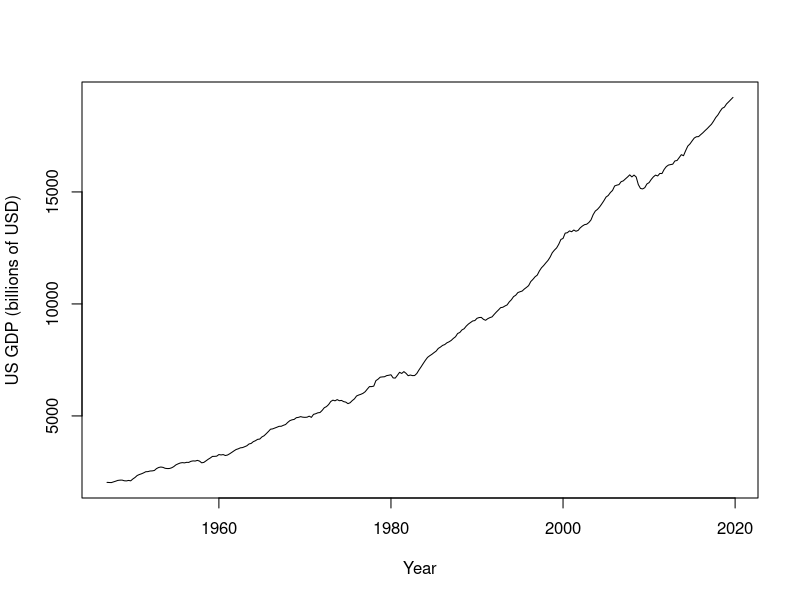
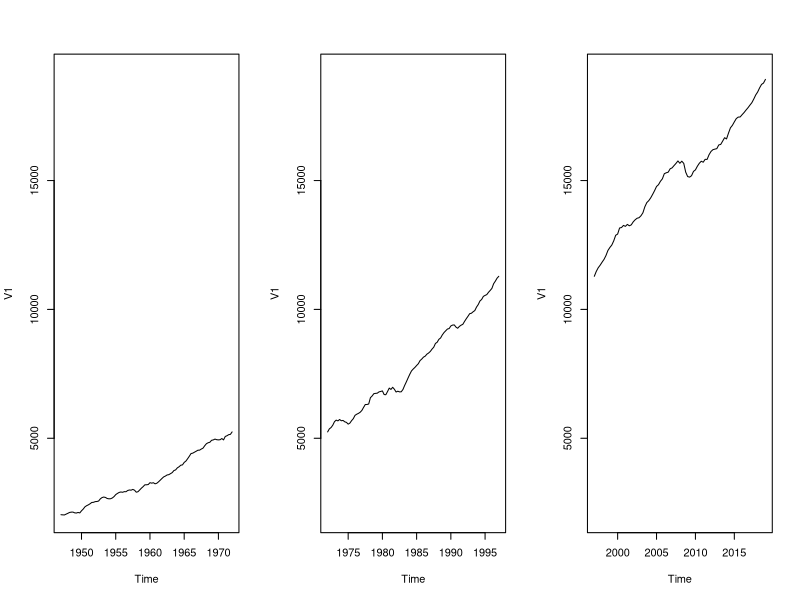
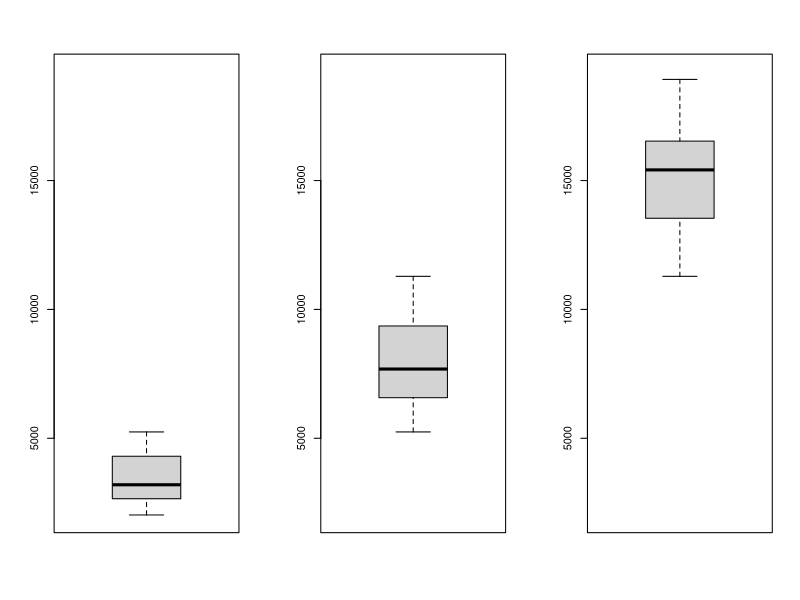
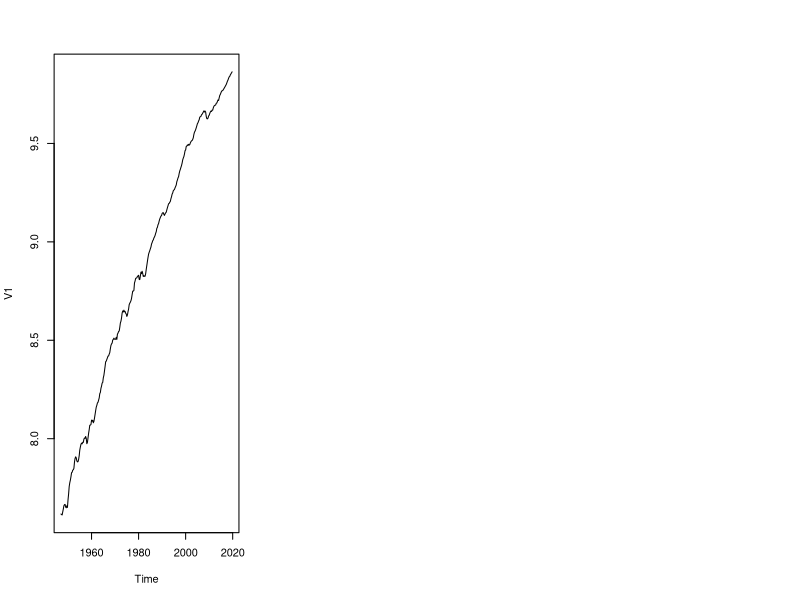
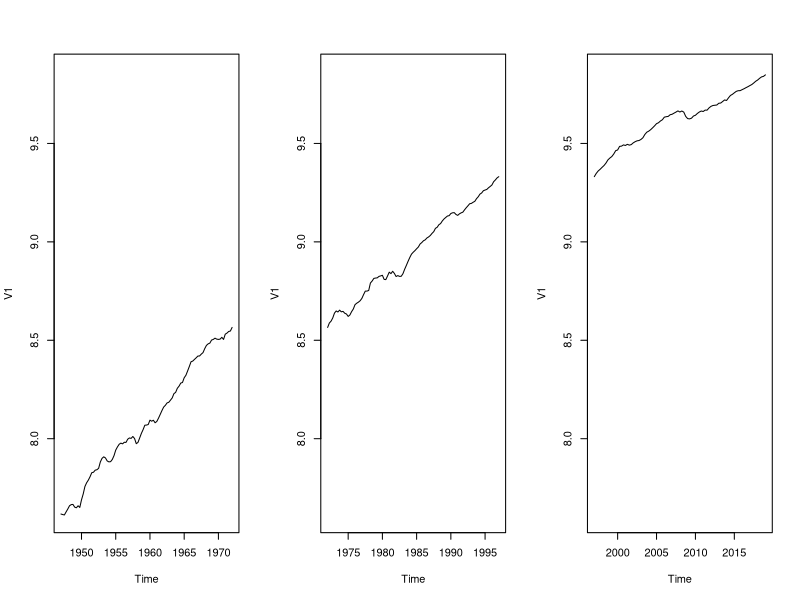
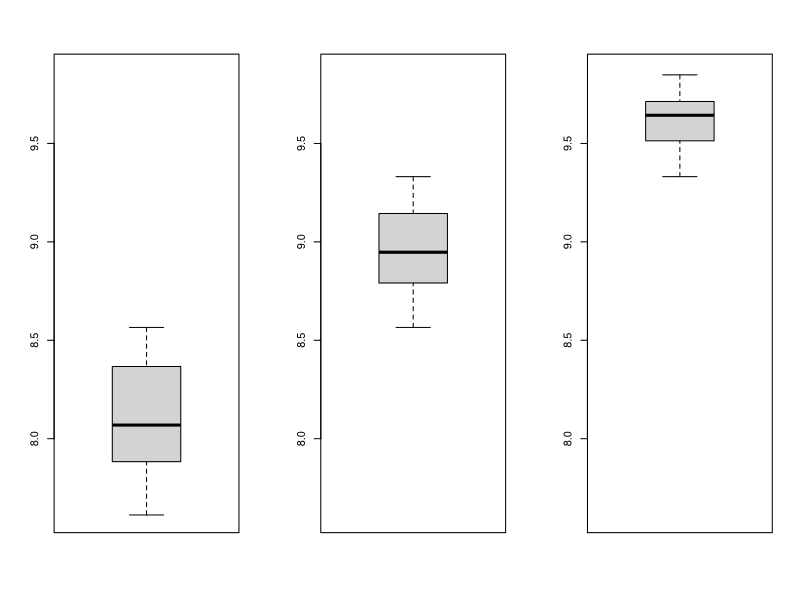
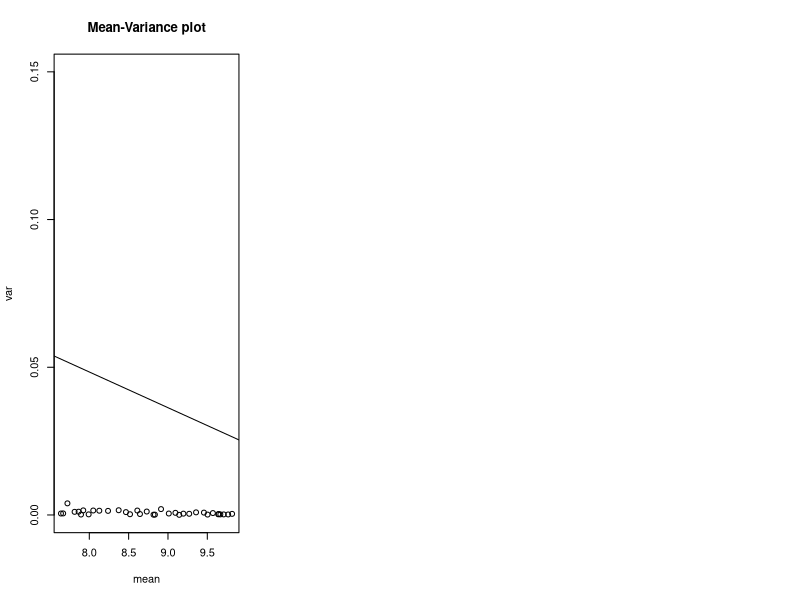
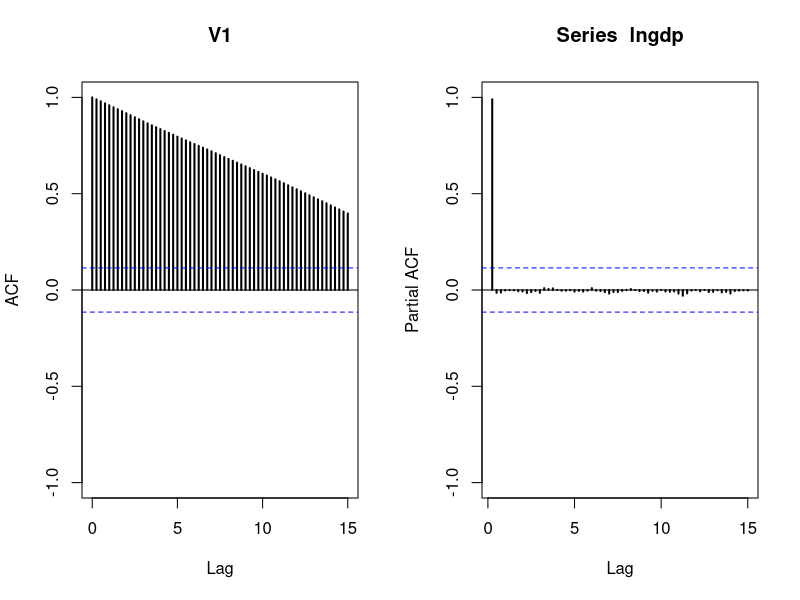

These figures' R source, in order:
## ---- chunk 1
gdpusa <- ts(read.table("GDPUSA.dat"), start = 1947, freq = 4)
gdpusa
## ---- chunk 2
plot(gdpusa, xlab = "Year", ylab = "US GDP (billions of USD)")
## ---- chunk 3
win1 <- window(gdpusa, start = 1947, end = 1972)
win2 <- window(gdpusa, start = 1972, end = 1997)
win3 <- window(gdpusa, start = 1997, end = 2019)

par(mfrow = c(1, 3))
plot(win1, ylim = c(min(gdpusa), max(gdpusa)))
plot(win2, ylim = c(min(gdpusa), max(gdpusa)))
plot(win3, ylim = c(min(gdpusa), max(gdpusa)))
## ---- chunk 4
par(mfrow = c(1, 3))
boxplot(win1, ylim = c(min(gdpusa), max(gdpusa)))
boxplot(win2, ylim = c(min(gdpusa), max(gdpusa)))
boxplot(win3, ylim = c(min(gdpusa), max(gdpusa)))
## ---- chunk 5
lngdp <- log(gdpusa)
plot(lngdp)
## ---- chunk 6
lnwin1 <- window(lngdp, start = 1947, end = 1972)
lnwin2 <- window(lngdp, start = 1972, end = 1997)
lnwin3 <- window(lngdp, start = 1997, end = 2019)

par(mfrow = c(1, 3))
plot(lnwin1, ylim = c(min(lngdp), max(lngdp)))
plot(lnwin2, ylim = c(min(lngdp), max(lngdp)))
plot(lnwin3, ylim = c(min(lngdp), max(lngdp)))
## ---- chunk 7
par(mfrow = c(1, 3))
boxplot(lnwin1, ylim = c(min(lngdp), max(lngdp)))
boxplot(lnwin2, ylim = c(min(lngdp), max(lngdp)))
boxplot(lnwin3, ylim = c(min(lngdp), max(lngdp)))
## ---- chunk 8
mean = apply(matrix(lngdp, ncol = 36), 2, mean)
var = apply(matrix(lngdp, ncol = 36), 2, var)
plot(var ~ mean, main = "Mean-Variance plot", ylim = c(0, 0.15))
abline(lm(var ~ mean))
## ---- chunk 9
par(mfrow = c(1, 2))
acf(lngdp, ylim = c(-1, 1), lag.max = 60, lwd = 2)
pacf(lngdp, ylim = c(-1, 1), lag.max = 60, lwd = 2)
## ---- chunk 10
par(mfrow = c(1, 1))
d1lngdp <- diff(lngdp)
plot(d1lngdp)
abline(h = 0)
abline(h = mean(d1lngdp), col = 2)
## ---- chunk 11
formatC(var(lngdp), format = "f", digits = 7)
formatC(var(d1lngdp), format = "f", digits = 7)
formatC(var(diff(d1lngdp)), format = "f", digits = 7)
## ---- chunk 12
par(mfrow = c(1, 2))
acf(d1lngdp, ylim = c(-1, 1), lag.max = 60, lwd = 2)
pacf(d1lngdp, ylim = c(-1, 1), lag.max = 60, lwd = 2)
## ---- chunk 13
par(mfrow = c(1, 2))
plot(gdpusa, main = "X_t")
plot(d1lngdp, main = "W_t")
abline(h = 0)
## ---- chunk 14
gdpusavar <- ts(read.table("gdpusavar.dat"), start = 1990, freq = 4)
gdpusavar
## ---- chunk 15
plot(gdpusavar, xlab = "Year", ylab = "US GDP (quarterly change in %)", type = "o")
abline(h = mean(gdpusavar), col = 2)
## ---- chunk 16
boxplot(gdpusavar ~ floor(time(gdpusavar)))
## ---- chunk 17
mean = apply(matrix(gdpusavar, ncol = 15), 2, mean)
var = apply(matrix(gdpusavar, ncol = 15), 2, var)
plot(var ~ mean, main = "Mean-Variance plot")
abline(lm(var ~ mean))
## ---- chunk 18
c <- abs(min(gdpusavar)) + 1
lngdpvar <- log(gdpusavar + c)
plot(lngdpvar)
## ---- chunk 19
boxplot(lngdpvar ~ floor(time(lngdpvar)))
## ---- chunk 20
mean = apply(matrix(lngdpvar, ncol = 15), 2, mean)
var = apply(matrix(lngdpvar, ncol = 15), 2, var)
plot(var ~ mean, main = "Mean-Variance plot")
abline(lm(var ~ mean))
## ---- chunk 21
plot(lngdpvar, xlab = "Year", ylab = "US GDP (quarterly change in %)")
abline(h = mean(lngdpvar), col = 2)
## ---- chunk 22
formatC(var(lngdpvar), format = "f", digits = 7)
formatC(var(diff(lngdpvar)), format = "f", digits = 7)
## ---- chunk 23
par(mfrow = c(1, 2))
acf(lngdpvar, ylim = c(-1, 1), lag.max = 60, lwd = 2)
pacf(lngdpvar, ylim = c(-1, 1), lag.max = 60, lwd = 2)
## ---- chunk 24
par(mfrow = c(1, 2))
plot(gdpusavar, main = "X_t")
plot(lngdpvar, main = "W_t")
abline(h = 0)
